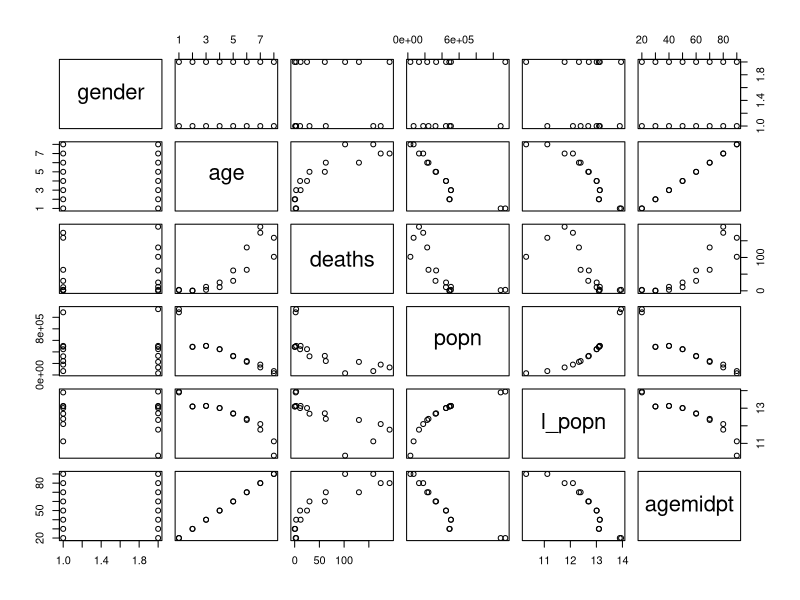
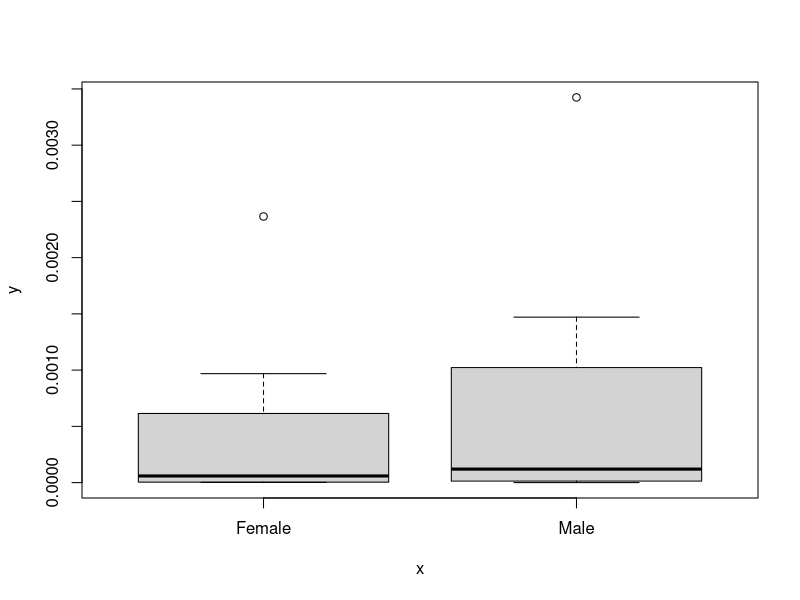
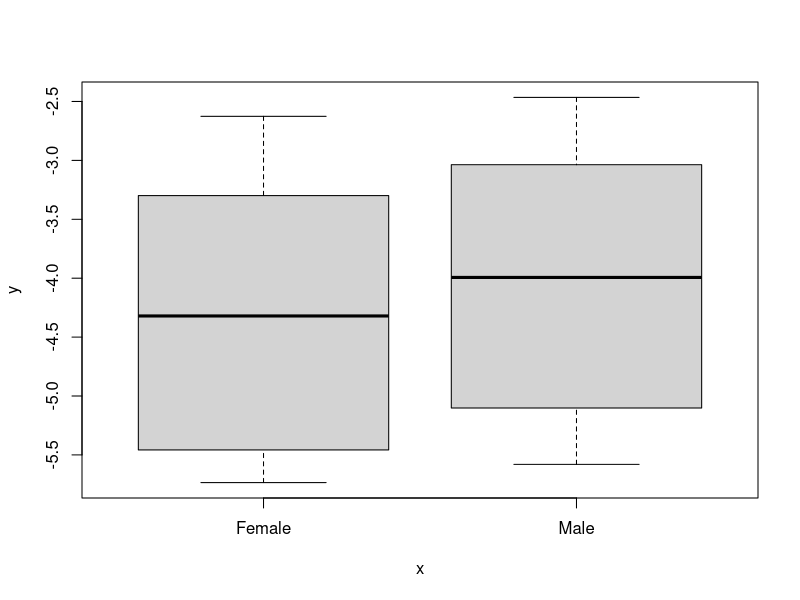
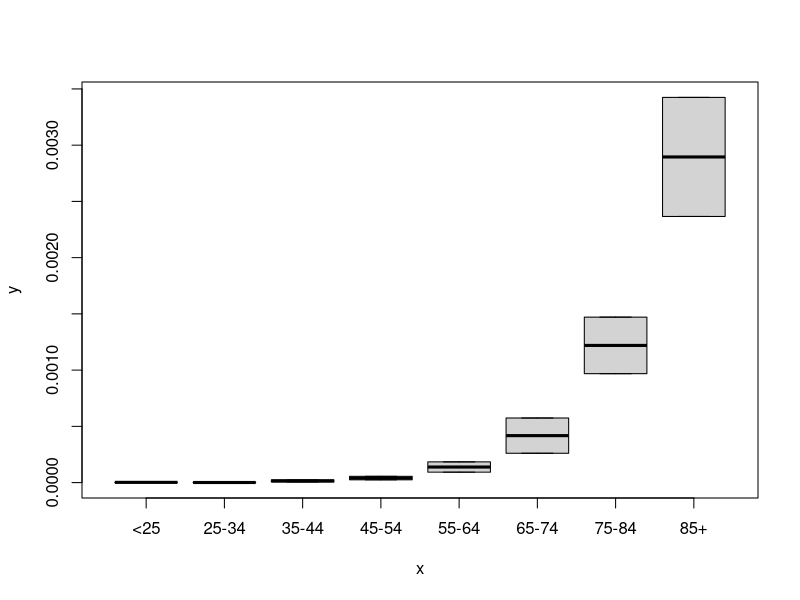
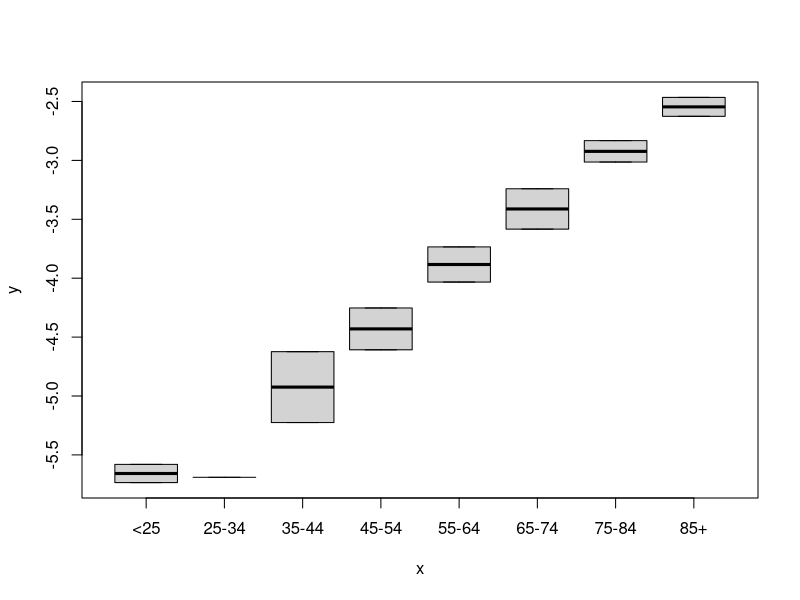

The R source for these figures, in order: (Note: this script raises an error after producing the figures.)
###############################################
## Scripts Elementos de Aprendizado de Máquina
###############################################

##Exemplo Diabetes data
#seleciona o arquivo "diabetes.csv"
dt <- read.table("diabetes.csv", header=TRUE, sep=",",stringsAsFactors = TRUE)

pairs(dt)
names(dt)
plot(dt$gender, dt$deaths/dt$popn)
plot(dt$gender, log10(dt$deaths/dt$popn))
plot(dt$age,    dt$deaths/dt$popn)
plot(dt$age,    log10(dt$deaths/dt$popn))

## Poisson Link: log
modelo <- glm(deaths ~ offset(log(popn)) + age + gender, 
              family = poisson, data = dt)
summary(modelo)
modelo$deviance
1-pchisq(modelo$deviance,modelo$df.residual) ## p-value "Deviance"

## Poisson Link: identity
modelo <- glm(deaths ~ offset(log(popn)) + age + gender, 
              family = poisson(link = "identity"), data = dt)
summary(modelo)
modelo$deviance
1-pchisq(modelo$deviance,modelo$df.residual) ## p-value "Deviance"

## Poisson Link: sqrt
modelo <- glm(deaths ~ offset(log(popn)) + age + gender, 
              family = poisson(link = "sqrt"), data = dt)
summary(modelo)
modelo$deviance
1-pchisq(modelo$deviance,modelo$df.residual) ## p-value "Deviance"
